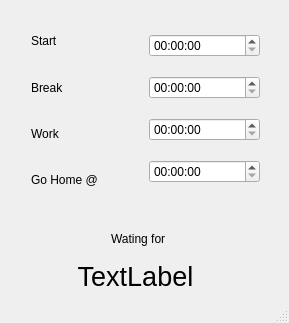
<?xml version="1.0" encoding="UTF-8"?>
<ui version="4.0">
 <class>MainWindow</class>
 <widget class="QMainWindow" name="MainWindow">
  <property name="geometry">
   <rect>
    <x>0</x>
    <y>0</y>
    <width>289</width>
    <height>323</height>
   </rect>
  </property>
  <property name="windowTitle">
   <string>(Early Access) Work Time Estimator</string>
  </property>
  <widget class="QWidget" name="centralWidget">
   <widget class="QWidget" name="layoutWidget">
    <property name="geometry">
     <rect>
      <x>20</x>
      <y>10</y>
      <width>251</width>
      <height>201</height>
     </rect>
    </property>
    <layout class="QHBoxLayout" name="horizontalLayout">
     <item>
      <layout class="QVBoxLayout" name="verticalLayout_2">
       <item>
        <widget class="QLabel" name="label">
         <property name="text">
          <string>Start </string>
         </property>
        </widget>
       </item>
       <item>
        <widget class="QLabel" name="label_2">
         <property name="text">
          <string>Break</string>
         </property>
        </widget>
       </item>
       <item>
        <widget class="QLabel" name="label_3">
         <property name="text">
          <string>Work</string>
         </property>
        </widget>
       </item>
       <item>
        <widget class="QLabel" name="label_4">
         <property name="text">
          <string>Go Home @</string>
         </property>
        </widget>
       </item>
      </layout>
     </item>
     <item>
      <layout class="QVBoxLayout" name="verticalLayout">
       <item>
        <widget class="QTimeEdit" name="timeStart"/>
       </item>
       <item>
        <widget class="QTimeEdit" name="timeBreak"/>
       </item>
       <item>
        <widget class="QTimeEdit" name="timeWork"/>
       </item>
       <item>
        <widget class="QTimeEdit" name="timeSpotGoHome">
         <property name="enabled">
          <bool>true</bool>
         </property>
         <property name="autoFillBackground">
          <bool>false</bool>
         </property>
        </widget>
       </item>
      </layout>
     </item>
    </layout>
   </widget>
   <widget class="QLabel" name="label_5">
    <property name="geometry">
     <rect>
      <x>111</x>
      <y>231</y>
      <width>55</width>
      <height>16</height>
     </rect>
    </property>
    <property name="text">
     <string>Wating for:</string>
    </property>
   </widget>
   <widget class="QLabel" name="timeTilGoHome">
    <property name="geometry">
     <rect>
      <x>10</x>
      <y>260</y>
      <width>251</width>
      <height>33</height>
     </rect>
    </property>
    <property name="font">
     <font>
      <pointsize>20</pointsize>
     </font>
    </property>
    <property name="layoutDirection">
     <enum>Qt::LeftToRight</enum>
    </property>
    <property name="text">
     <string>TextLabel</string>
    </property>
    <property name="textFormat">
     <enum>Qt::AutoText</enum>
    </property>
    <property name="alignment">
     <set>Qt::AlignCenter</set>
    </property>
    <property name="textInteractionFlags">
     <set>Qt::LinksAccessibleByMouse</set>
    </property>
   </widget>
  </widget>
  <widget class="QStatusBar" name="statusBar"/>
 </widget>
 <layoutdefault spacing="6" margin="11"/>
 <resources/>
 <connections/>
</ui>
